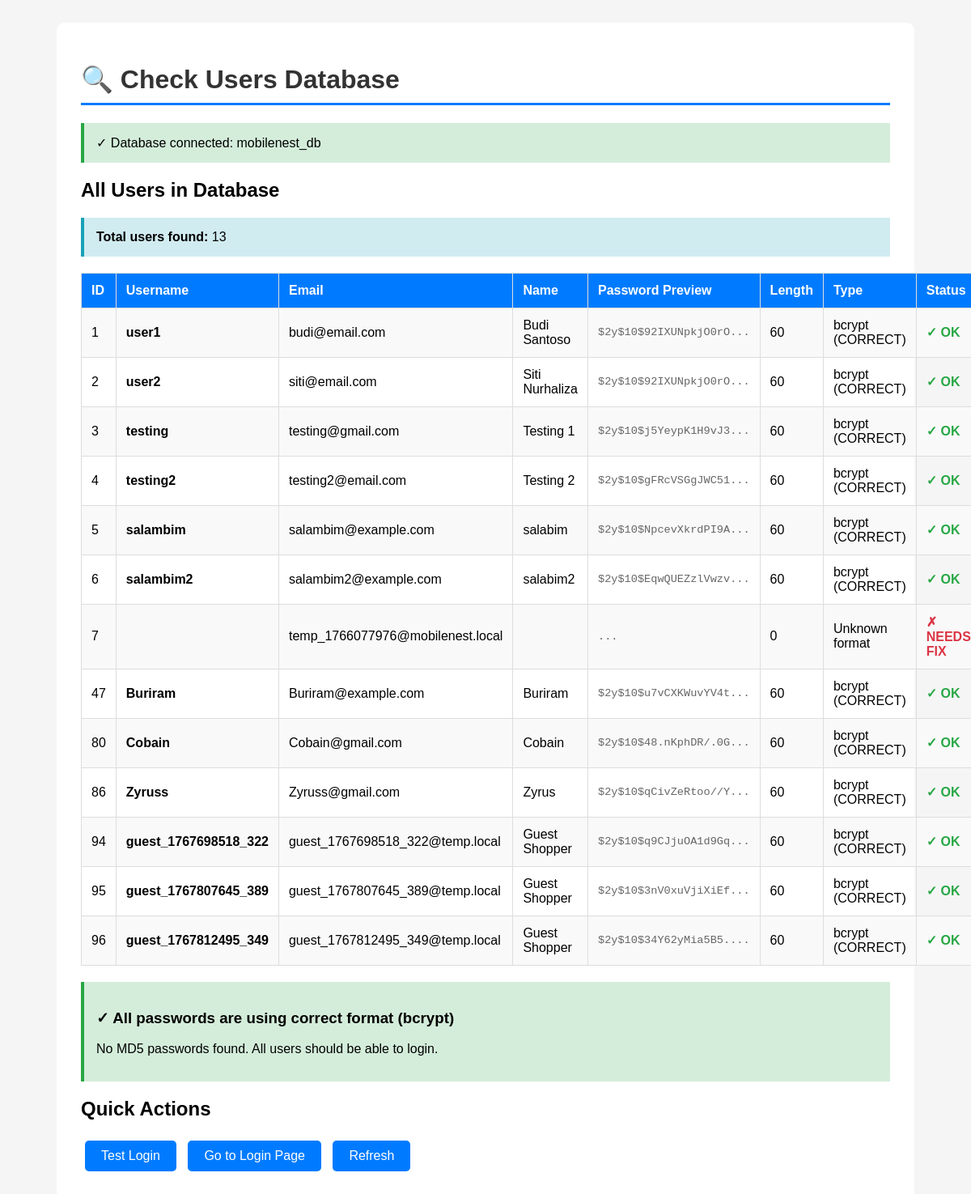
Screenshot of /check-users.php with the database file from the repository.
### tables this page shows
CREATE TABLE `users` (
  `id_user` int(11) NOT NULL,
  `username` varchar(50) NOT NULL,
  `password` varchar(255) NOT NULL,
  `nama_lengkap` varchar(100) NOT NULL,
  `email` varchar(100) NOT NULL,
  `no_telepon` varchar(15) DEFAULT NULL,
  `alamat` text DEFAULT NULL,
  `tanggal_daftar` timestamp NOT NULL DEFAULT current_timestamp(),
  `status_akun` enum('Aktif','Nonaktif') DEFAULT 'Aktif'
);

### check-users.php (the view, shortened to what this page needs)
<?php
require_once 'config.php';
?>
<!DOCTYPE html>
<html>
<head>
</head>
<body>
    <div class="container">
        <h1>🔍 Check Users Database</h1>
        <?php
        if ($conn) {
            echo "<div class='success'>✓ Database connected: mobilenest_db</div>";
            $sql = "SELECT
                        id_user,
                        username,
                        email,
                        nama_lengkap,
                        SUBSTRING(password, 1, 20) as password_preview,
                        LENGTH(password) as password_length,
                        CASE
                            WHEN LENGTH(password) = 60 AND password LIKE '$2y$%' THEN 'bcrypt (CORRECT)'
                            WHEN LENGTH(password) = 32 THEN 'MD5 (WRONG)'
                            WHEN LENGTH(password) = 40 THEN 'SHA1 (WRONG)'
                            ELSE 'Unknown format'
                        END as password_type
                    FROM users
                    ORDER BY id_user";
            $result = $conn->query($sql);
            if ($result && $result->num_rows > 0) {
                echo "<h2>All Users in Database</h2>";
                echo "<div class='info'><strong>Total users found:</strong> " . $result->num_rows . "</div>";
                echo "<table>";
                echo "<tr>";
                echo "<th>ID</th>";
                echo "<th>Username</th>";
                echo "<th>Email</th>";
                echo "<th>Name</th>";
                echo "<th>Password Preview</th>";
                echo "<th>Length</th>";
                echo "<th>Type</th>";
                echo "<th>Status</th>";
                echo "</tr>";
                $md5_users = [];
                while ($user = $result->fetch_assoc()) {
                    $is_correct = ($user['password_length'] == 60 && strpos($user['password_preview'], '$2y$') === 0);
                    echo "<tr>";
                    echo "<td>{$user['id_user']}</td>";
                    echo "<td><strong>{$user['username']}</strong></td>";
                    echo "<td>{$user['email']}</td>";
                    echo "<td>{$user['nama_lengkap']}</td>";
                    echo "<td class='hash-preview'>{$user['password_preview']}...</td>";
                    echo "<td>{$user['password_length']}</td>";
                    echo "<td>{$user['password_type']}</td>";
                    echo "<td class='" . ($is_correct ? 'status-good' : 'status-bad') . "'>";
                    echo $is_correct ? '✓ OK' : '✗ NEEDS FIX';
                    echo "</td>";
                    echo "</tr>";
                }
                echo "</table>";
                if (count($md5_users) > 0) {
                    echo "<div class='warning'>";
                    echo "<h3>⚠️ Users with MD5 Password (Need to be fixed)</h3>";
                    echo "<p><strong>Count:</strong> " . count($md5_users) . " users</p>";
                    echo "<p><strong>Usernames:</strong></p>";
                    echo "<ul>";
                    foreach ($md5_users as $user) {
                        echo "<li><strong>{$user['username']}</strong> (ID: {$user['id_user']}, Email: {$user['email']})</li>";
                    }
                    echo "</ul>";
                    echo "</div>";
                    echo "<div class='info'>";
                    echo "<h3>🔧 SQL Queries to Fix These Users</h3>";
                    echo "<p>Copy salah satu query di bawah dan jalankan di phpMyAdmin:</p>";
                    echo "<h4>Option 1: Fix ALL MD5 users at once</h4>";
                    echo "<pre>";
                    echo "-- Update ALL users with MD5 password\n";
                    echo "UPDATE users \n";
                    echo "SET password = '\$2y\$10\$92IXUNpkjO0rOQ5byMi.Ye4oKoEa3Ro9llC/.og/at2.uheWG/igi'\n";
                    echo "WHERE LENGTH(password) = 32;\n\n";
                    echo "-- New password for all: password123";
                    echo "</pre>";
                    echo "<h4>Option 2: Fix individual users</h4>";
                    echo "<pre>";
                    foreach ($md5_users as $user) {
                        echo "-- Fix user: {$user['username']} (ID: {$user['id_user']})\n";
                        echo "UPDATE users \n";
                        echo "SET password = '\$2y\$10\$92IXUNpkjO0rOQ5byMi.Ye4oKoEa3Ro9llC/.og/at2.uheWG/igi'\n";
                        echo "WHERE id_user = {$user['id_user']};\n";
                        echo "-- Username: {$user['username']}, Password: password123\n\n";
                    }
                    echo "</pre>";
                    echo "</div>";
                } else {
                    echo "<div class='success'>";
                    echo "<h3>✓ All passwords are using correct format (bcrypt)</h3>";
                    echo "<p>No MD5 passwords found. All users should be able to login.</p>";
                    echo "</div>";
                }
            } else {
                echo "<div class='error'>✗ No users found in database!</div>";
            }
        } else {
            echo "<div class='error'>✗ Database connection failed!</div>";
        }
        ?>
        <h2>Quick Actions</h2>
        <a href="debug-login.php" class="btn">Test Login</a>
        <a href="user/login.php" class="btn">Go to Login Page</a>
        <a href="?" class="btn">Refresh</a>
    </div>
</body>
</html>

### check-users.php (style rules this page uses)
body { font-family: Arial; padding: 20px; background: #f5f5f5; }
.container { max-width: 1000px; margin: 0 auto; background: white; padding: 30px; border-radius: 10px; }
h1 { color: #333; border-bottom: 3px solid #007bff; padding-bottom: 10px; }
table { width: 100%; border-collapse: collapse; margin: 20px 0; }
th, td { padding: 12px; text-align: left; border: 1px solid #ddd; }
th { background: #007bff; color: white; }
tr:nth-child(even) { background: #f9f9f9; }
.success { background: #d4edda; padding: 15px; border-left: 4px solid #28a745; margin: 20px 0; }
.info { background: #d1ecf1; padding: 15px; border-left: 4px solid #17a2b8; margin: 20px 0; }
.hash-preview { font-family: 'Courier New', monospace; font-size: 0.85em; color: #666; }
.btn { display: inline-block; padding: 10px 20px; background: #007bff; color: white; text-decoration: none; border-radius: 5px; margin: 5px; }
.status-bad { color: #dc3545; font-weight: bold; }
.status-good { color: #28a745; font-weight: bold; }

### rows the page displays
users: id_user "1", username "user1", email "budi@email.com", nama_lengkap "Budi Santoso", password_preview "$2y$10$92IXUNpkjO0rO", password_length "60", password_type "bcrypt (CORRECT)", shows "✓ OK"
users: id_user "2", username "user2", email "siti@email.com", nama_lengkap "Siti Nurhaliza", password_preview "$2y$10$92IXUNpkjO0rO", password_length "60", password_type "bcrypt (CORRECT)", shows "✓ OK"
users: id_user "3", username "testing", email "testing@gmail.com", nama_lengkap "Testing 1", password_preview "$2y$10$j5YeypK1H9vJ3", password_length "60", password_type "bcrypt (CORRECT)", shows "✓ OK"
users: id_user "4", username "testing2", email "testing2@email.com", nama_lengkap "Testing 2", password_preview "$2y$10$gFRcVSGgJWC51", password_length "60", password_type "bcrypt (CORRECT)", shows "✓ OK"
users: id_user "5", username "salambim", email "salambim@example.com", nama_lengkap "salabim", password_preview "$2y$10$NpcevXkrdPI9A", password_length "60", password_type "bcrypt (CORRECT)", shows "✓ OK"
users: id_user "6", username "salambim2", email "salambim2@example.com", nama_lengkap "salabim2", password_preview "$2y$10$EqwQUEZzlVwzv", password_length "60", password_type "bcrypt (CORRECT)", shows "✓ OK"
users: id_user "7", email "temp_1766077976@mobilenest.local", password_length "0", password_type "Unknown format", shows "✗ NEEDS FIX"
users: id_user "47", username "Buriram", email "Buriram@example.com", nama_lengkap "Buriram", password_preview "$2y$10$u7vCXKWuvYV4t", password_length "60", password_type "bcrypt (CORRECT)", shows "✓ OK"
users: id_user "80", username "Cobain", email "Cobain@gmail.com", nama_lengkap "Cobain", password_preview "$2y$10$48.nKphDR/.0G", password_length "60", password_type "bcrypt (CORRECT)", shows "✓ OK"
users: id_user "86", username "Zyruss", email "Zyruss@gmail.com", nama_lengkap "Zyrus", password_preview "$2y$10$qCivZeRtoo//Y", password_length "60", password_type "bcrypt (CORRECT)", shows "✓ OK"
users: id_user "94", username "guest_1767698518_322", email "guest_1767698518_322@temp.local", nama_lengkap "Guest Shopper", password_preview "$2y$10$q9CJjuOA1d9Gq", password_length "60", password_type "bcrypt (CORRECT)", shows "✓ OK"
users: id_user "95", username "guest_1767807645_389", email "guest_1767807645_389@temp.local", nama_lengkap "Guest Shopper", password_preview "$2y$10$3nV0xuVjiXiEf", password_length "60", password_type "bcrypt (CORRECT)", shows "✓ OK"
users: id_user "96", username "guest_1767812495_349", email "guest_1767812495_349@temp.local", nama_lengkap "Guest Shopper", password_preview "$2y$10$34Y62yMia5B5.", password_length "60", password_type "bcrypt (CORRECT)", shows "✓ OK"

### other values shown
$result->num_rows "13"
